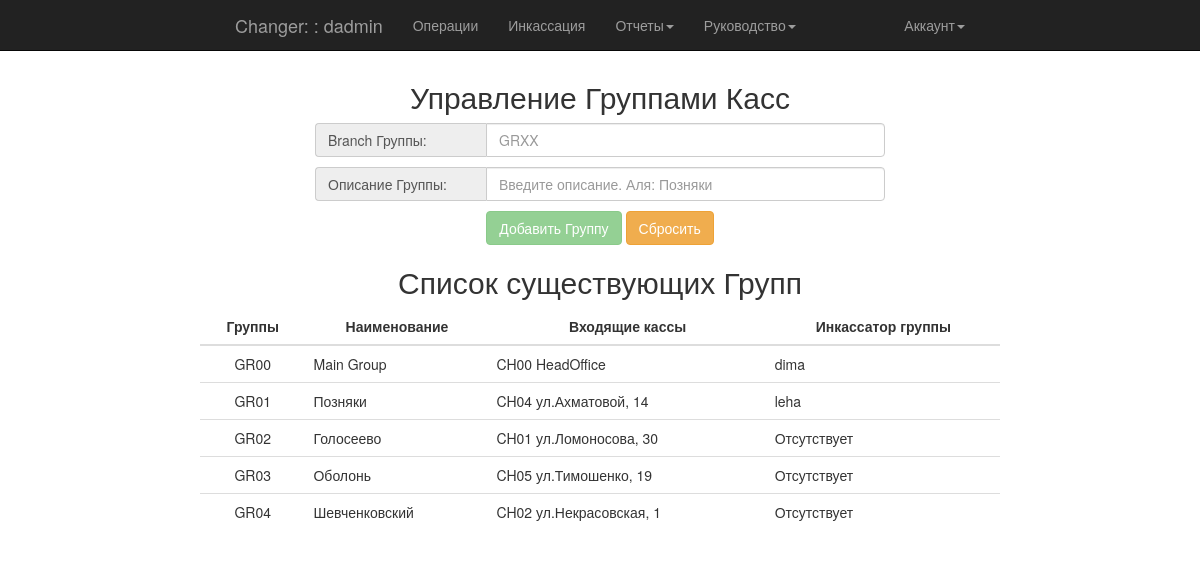
Page /admin/add_group (signed in) on the committed database.
### app/models.py (models this page shows, shortened)
class User(UserMixin, db.Model):
    __tablename__ = 'users'
    id = db.Column(db.Integer, primary_key=True)
    username = db.Column(db.String(64), unique=True, index=True)
    password_hash = db.Column(db.String(128))
    member_since = db.Column(db.DateTime(), default=datetime.utcnow)
    last_seen = db.Column(db.DateTime(), default=datetime.utcnow)
    status = db.Column(db.Boolean, default=True)
    role_id = db.Column(db.Integer, db.ForeignKey('roles.id'))
    role = db.relationship('Role', backref='user')
    cash_id = db.Column(db.Integer, db.ForeignKey('cashes.id'))
    cash = db.relationship('Cashes', backref='user')
    group_id = db.Column(db.Integer, db.ForeignKey('group_cashes.id'), default=1)
    group = db.relationship('GroupOfCashes', backref='user')
    deals = db.relationship('Deals', backref='user', lazy='dynamic')
    transactions = db.relationship('Transaction', backref='user', lazy='dynamic')
    collections = db.relationship('Collections', backref='user')
    def can(self, permissions):
        return self.role is not None and (self.role.permissions & permissions) == permissions
    @property
    def password(self):
        raise "Password isn't readable attribute"

class GroupOfCashes(db.Model):
    __tablename__ = 'group_cashes'
    id = db.Column(db.Integer, primary_key=True)
    group_branch = db.Column(db.String(8), unique=True)
    group_description = db.Column(db.String(64))
    main = db.Column(db.Boolean, default=False)

class Cashes(db.Model):
    __tablename__ = 'cashes'
    id = db.Column(db.Integer, primary_key=True)
    branch = db.Column(db.String(8))
    address = db.Column(db.String(64))
    member_since = db.Column(db.DateTime(), default=datetime.utcnow)
    status = db.Column(db.Boolean, default=True)
    group_id = db.Column(db.Integer, db.ForeignKey('group_cashes.id'))
    group = db.relationship('GroupOfCashes', backref='cash')
    deals = db.relationship('Deals', backref='cash', lazy='dynamic')
    collections = db.relationship('Collections', backref='cash')
    transactions = db.relationship('Transaction', backref='cash')

### app/admin/views.py (the view, shortened to what this page needs)
@admin.route('/add_group', methods=['GET', 'POST'])
@login_required
@admin_required
def add_group():
    list_group = []
    groups = GroupOfCashes.query.order_by('group_branch').all()
    for g in groups:
        cashes = Cashes.query.filter_by(group=g).all()
        collectors = User.query.filter_by(group=g).all()
        list_group.append((g, cashes, collectors))
    return render_template('admin/add_group.html', list_group=list_group)

### app/main/__init__.py (called while the page is built)
@main.app_context_processor
def inject_permission():
    return dict(Permission=Permission)

### app/models.py (called while the page is built)
@login_manager.user_loader
def load_user(user_id):
    return User.query.get(int(user_id))

### app/templates/admin/add_group.html (shortened to what this page needs)
{% extends "base.html" %}
{% block content %}
    <div class="col-sm-6 col-sm-offset-3 loginpage">
        <p><h2 class="text-center">Управление Группами Касс</h2></p>
        <form method="post">
            <div class="input-group">
                <span class="input-group-addon">Branch Группы:</span>
                <input class="form-control" name="branch" placeholder="GRXX" type="text" required>
            </div>
            <div class="input-group" style="margin-top: 10px">
                <span class="input-group-addon">Описание Группы:</span>
                <input class="form-control" name="description" placeholder="Введите описание. Аля: Позняки" type="text" required>
            </div>
            <div class="row text-center" style="margin-top:10px">
                <button type="submit" class="btn btn-success" disabled>Добавить Группу</button>
                <button type="reset" class="btn btn-warning">Сбросить</button>
            </div>
        </form>
    </div>
    <div class="col-sm-8 col-sm-offset-2">
        <p><h2 class="text-center">Список существующих Групп</h2></p>
        <div class="row">
            <table class="table">
                <thead>
                <tr>
                    <th class="text-center">Группы</th>
                    <th class="text-center">Наименование</th>
                    <th class="text-center">Входящие кассы</th>
                    <th class="text-center">Инкассатор группы</th>
                </tr>
                </thead>
                <tbody>
                {% for g in list_group %}
                    <tr>
                        <td class="text-center">{{ g[0].group_branch }}</td>
                        <td>{{ g[0].group_description }}</td>
                        <td>
                            {% for i in g[1] %}
                                {% if not i.status %}
                                    <span style="text-decoration: line-through; color: #ff0000;">{{ i.branch }} {{ i.address }}</span><span>(closed)</span>
                                    <br>
                                {% else %}
                                    <span>{{ i.branch }} {{ i.address }}</span>
                                {% endif %}
                                <br>
                            {% endfor %}
                        </td>
                        <td>
                            {% if g[2] %}
                                {% for i in g[2] %}
                                    {{ i.username }}
                                    <br>
                                {% endfor %}
                            {% else %}
                                Отсутствует
                            {% endif %}</td>
                    </tr>
                {% endfor %}
                </tbody>
            </table>
        </div>
    </div>
{% endblock %}

### app/templates/base.html (shortened to what this page needs)
<!DOCTYPE html>
<html lang="en" {% block html_attribs %}{% endblock html_attribs %}>
{% block html %}
    <head>
        {% block head %}
            {% block styles %}
                <link rel="stylesheet" href="{{ url_for('static', filename='bootstrap.min.css') }}">
                <link rel="stylesheet" href="{{ url_for('static', filename='style.css') }}">
            {% endblock styles %}
        {% endblock head %}
    </head>
    <body>
    {% block body %}
        {% block navbar %}
            <nav class="navbar navbar-inverse navbar-fixed-top">
                <div class="container">
                    <div class="col-md-8 col-md-offset-2">
                        <div class="navbar-header">
                            {% if current_user.is_authenticated %}
                                <a class="navbar-brand" href="#">Changer: {{ current_user.cash.branch }}: {{ current_user.username }}</a>
                            {% else %}
                                <a class="navbar-brand" href="#">Changer</a>
                            {% endif %}
                        </div>
                        <div class="navbar-collapse collapse">
                            <ul class="nav navbar-nav">
                                {% if current_user.is_authenticated %}
                                    {% if current_user.can(Permission.MAKE_OPERATION) %}
                                        <li><a href="{{ url_for('main.index') }}">Операции</a></li>
                                        <li><a href="{{ url_for('main.collections') }}">Инкассация</a></li>
                                        <li class="dropdown">
                                            <a href="#" class="dropdown-toggle" data-toggle="dropdown">Отчеты<b class="caret"></b></a>
                                        </li>
                                    {% endif %}
                                    {% if current_user.can(Permission.SHOW_STATUS) %}
                                        <li class="dropdown">
                                        <a href="#" class="dropdown-toggle" data-toggle="dropdown">Руководство<b class="caret"></b></a>
                                    </li>
                                    {% endif %}
                                {% endif %}
                            </ul>
                            <ul class="nav navbar-nav navbar-right">
                                {% if current_user.is_authenticated %}
                                    <li class="dropdown">
                                        <a href="#" class="dropdown-toggle" data-toggle="dropdown">Аккаунт<b class="caret"></b></a>
                                    </li>
                                {% else %}
                                    <li><a href="{{ url_for('auth.login') }}">Войти</a></li>
                                {% endif %}
                            </ul>
                        </div>
                    </div>
                </div>
            </nav>
        {% endblock navbar %}
        {% block content %}
        {% endblock content %}
    {% endblock body %}
    </body>
{% endblock html %}
</html>

### app/static/style.css (style rules this page uses)
.loginpage { margin-top: 60px; }
.input-group-addon:first-child { width: 30%; border-right: 0px none; text-align: left; }
.input-group { position: relative; display: table; border-collapse: separate; width: 100%; }

### rows in the picture
User: username "dadmin"
GroupOfCashes: group_branch "GR00", group_description "Main Group"
Cashes: branch "CH00", address "HeadOffice"
User: username "dima"
GroupOfCashes: group_branch "GR01", group_description "Позняки"
Cashes: branch "CH04", address "ул.Ахматовой, 14"
User: username "leha"
GroupOfCashes: group_branch "GR02", group_description "Голосеево", shows "Отсутствует"
Cashes: branch "CH01", address "ул.Ломоносова, 30"
GroupOfCashes: group_branch "GR03", group_description "Оболонь", shows "Отсутствует"
Cashes: branch "CH05", address "ул.Тимошенко, 19"
GroupOfCashes: group_branch "GR04", group_description "Шевченковский", shows "Отсутствует"
Cashes: branch "CH02", address "ул.Некрасовская, 1"
